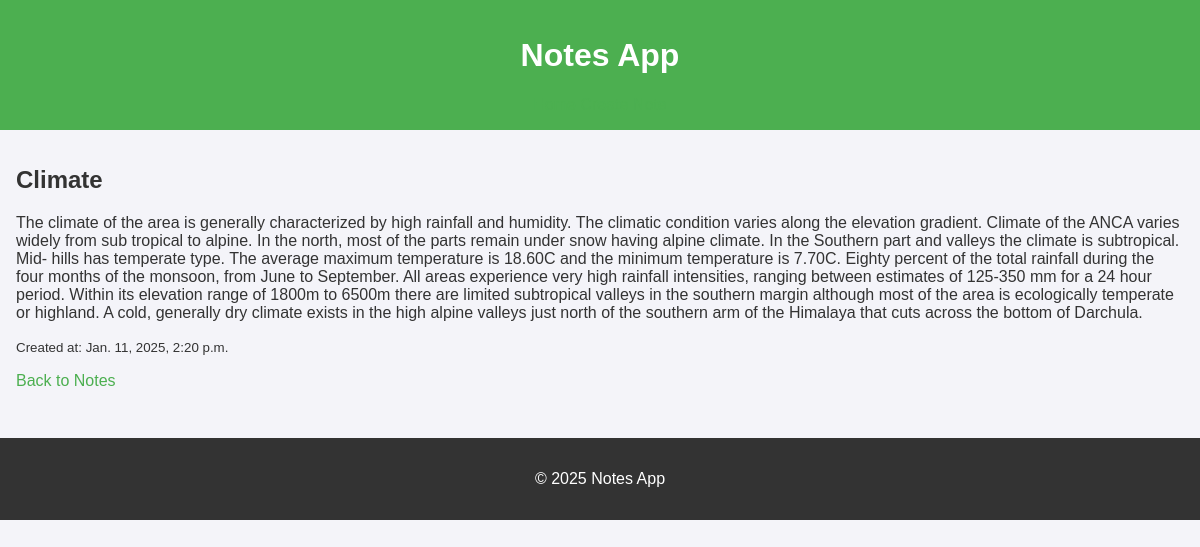
Page /19/ on the committed database.
### notes/models.py (models this page shows, shortened)
class Note(models.Model):
    title = models.CharField(max_length=255)
    content = models.TextField()
    created_at = models.DateTimeField(auto_now_add=True)
    updated_at = models.DateTimeField(auto_now=True)

### notes/views.py (the view)
# urls.py: path('<int:pk>/', views.note_detail, name='note_detail'), # Note details
def note_detail(request, pk):
    note = get_object_or_404(Note, pk=pk)
    return render(request, 'note_detail.html', {'note': note})

### templates/note_detail.html
{% extends 'base.html' %}
{% block content %}
<h2>{{ note.title }}</h2>
<p>{{ note.content }}</p>
<p><small>Created at: {{ note.created_at }}</small></p>
<a href="{% url 'note_list' %}">Back to Notes</a>
{% endblock %}

### static/css/style.css (style rules this page uses)
body { font-family: Arial, sans-serif; background-color: #f4f4f9; color: #333; margin: 0; padding: 0; }
a { color: #4CAF50; text-decoration: none; }

### rows in the picture
Note: title "Climate", content "The climate of the area is generally characterized by high rainfall and humidity. The climatic condition varies along the elevation gradient. Climate of the ANCA varies widely from sub tropical to alpine. In the north, most of the parts remain under snow having alpine climate. In the Southern part and valleys the climate is subtropical. Mid- hills has temperate type. The average maximum temperature is 18.60C and the minimum temperature is 7.70C. Eighty percent of the total rainfall during the four months of the monsoon, from June to September. All areas experience very high rainfall intensities, ranging between estimates of 125-350 mm for a 24 hour period. Within its elevation range of…", created_at "Jan. 11, 2025, 2:20 p.m."
